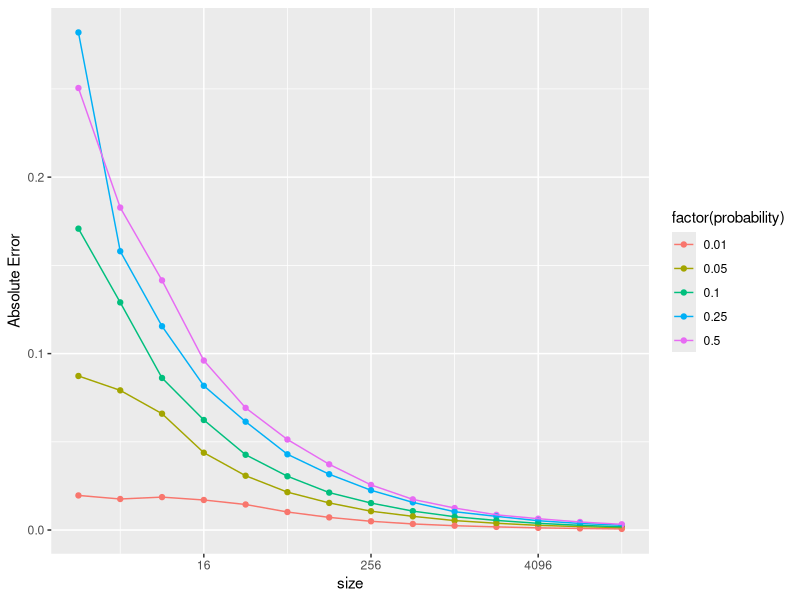
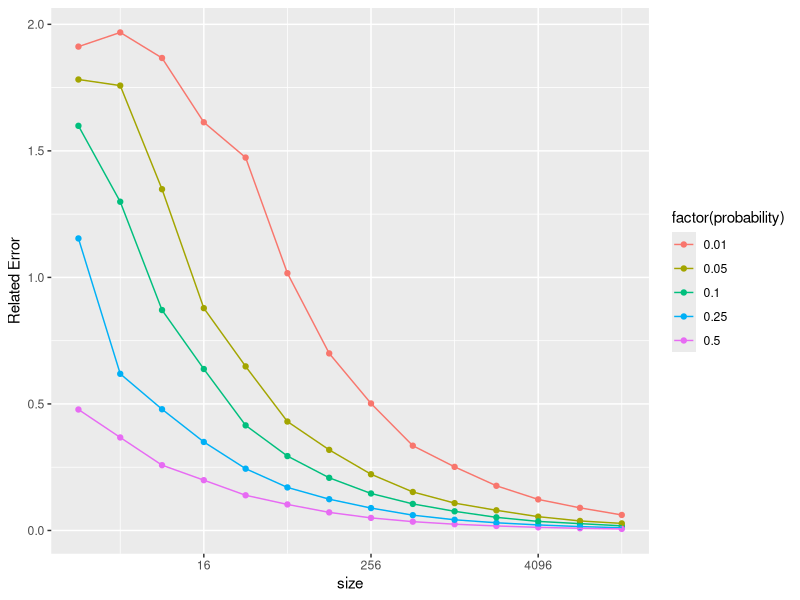

Write R code to recreate these figures, in order.
## ---- chunk 1
probability<-c(0.01, 0.05, 0.10, 0.25, 0.50)
probability
## ---- chunk 2

size<-NULL
  size[1]<-2
  for(i in 2:14)(
  size[i]=size[i-1]*2
 )
  size
## ---- chunk 3
data<-data.frame(size = rep(size, length(probability)), probability = rep(probability, length(size)), Abs_Error = rep(NA, length(probability) * length(size)),Rel_Error = rep(NA, length(probability) * length(size)))

for (i in 1:nrow(data)) {
  size =data$size[i] 
  probability = data$probability[i]
  Abs=mean(abs((rbinom(1000, size, probability) / size) - probability))
  Rel= mean(abs((rbinom(1000, size, probability) / size) - probability) / probability)
  data[i, "Abs_Error"] = Abs
  data[i, "Rel_Error"] = Rel
}
set.seed(30)
data
## ---- chunk 4
require(ggplot2)
ggplot(data, aes(size, Abs_Error, color = factor(probability))) + 
  geom_point() +
  geom_line(aes(group = probability)) + 
  scale_x_continuous(trans = "log2") +
  ylab("Absolute Error")
## ---- chunk 5
require(ggplot2)
ggplot(data, aes(size, Rel_Error, color = factor(probability))) + 
  geom_point() +
  geom_line(aes(group = probability)) + 
  scale_x_continuous(trans = "log2") +
  ylab("Related Error")
